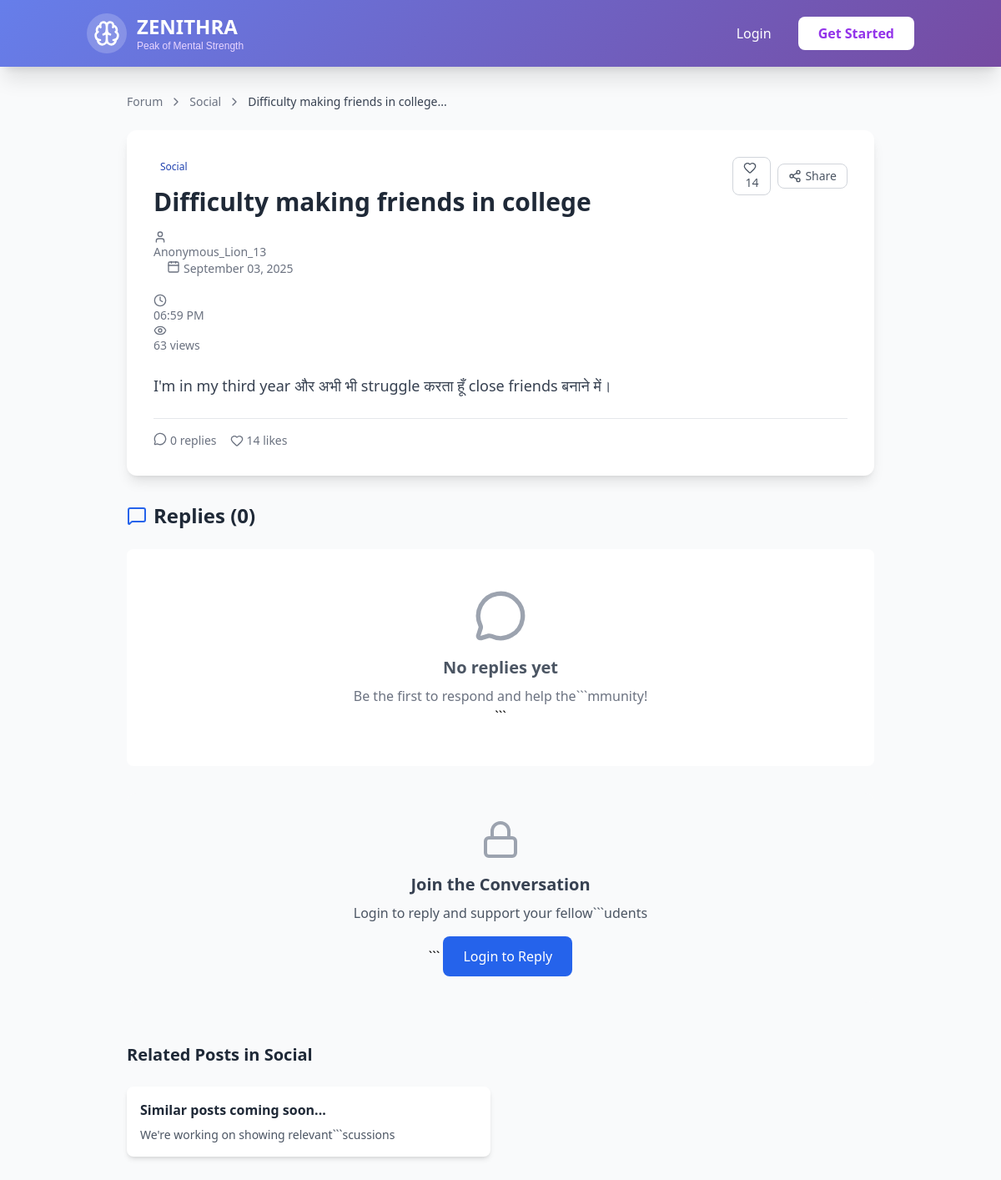
Page /forum/post/2 on the committed database.
### app.py (models this page shows)
class ForumPost(db.Model):
    id = db.Column(db.Integer, primary_key=True)
    student_id = db.Column(db.Integer, db.ForeignKey('student.id'), nullable=False)
    title = db.Column(db.String(200), nullable=False)
    content = db.Column(db.Text, nullable=False)
    category = db.Column(db.String(50), default='General')
    anonymous_id = db.Column(db.String(50), nullable=False)
    views = db.Column(db.Integer, default=0)
    likes = db.Column(db.Integer, default=0)
    is_pinned = db.Column(db.Boolean, default=False)
    is_resolved = db.Column(db.Boolean, default=False)
    created_at = db.Column(db.DateTime, default=datetime.utcnow)
    replies = db.relationship('ForumReply', backref='post', lazy=True)

### app.py (the view)
@app.route('/forum/post/<int:post_id>')
def forum_post_detail(post_id):
    post = ForumPost.query.get_or_404(post_id)
    post.views += 1
    db.session.commit()
    replies = ForumReply.query.filter_by(post_id=post_id).order_by(ForumReply.created_at.asc()).all()
    return render_template('forum_post_detail.html', post=post, replies=replies)

### templates/forum_post_detail.html (shortened to what this page needs)
{% extends "base.html" %}
{% block content %}
<div class="container mx-auto px-4 py-8">
    <div class="max-w-4xl mx-auto">
        <nav class="mb-6">
            <div class="flex items-center space-x-2 text-sm text-gray-500">
                <a href="/forum" class="```er:text-blue-600">Forum</a>
                <i data-lucide="chevron-right" class="w-4 h-4"></i>
                <span>{{ post.category }}</span>
                <i data-lucide="chevron-right" class="w-4 h-4"></i>
                <span class="text-gray-700">{{ post.title[:50] }}...</span>
            </div>
        </nav>
        <div class="bg-white rounded-xl shadow-lg p-8 mb-8">
            <div class="flex items-start justify-between mb-6">
                <div class="flex-1">
                    <div class="flex items-center mb-3">
                        <span class="bg```ue-100 text-blue-800 text-xs px-2 py-1 rounded-full">{{ post.category }}</span>
                    </div>
                    <h1 class="text-3xl font-bold text-gray-800 mb-4">{{ post.title }}</h1>
                    <div class="flex```ems-center text-sm text-gray-500 space-x-4">
                        <span class```lex items-center">
                            <i data-lucide="user" class="w-4 h-4 mr-1"></i>
                            {{ post.anonymous_id }}
                        </span>
                        <span class="flex items```nter">
                            <i data-lucide="calendar" class="w-4 h-4 mr-1"></i>
                            {{ post.created_at.strftime('%B %d, %Y') }}
                        </span>
                        <span class="```x items-center">
                            <i data-lucide="clock" class="w-4 h-4 mr-1"></i>
                            {{ post.created_at.strftime('%I:%M %p') }}
                        </span>
                        <span class="```x items-center">
                            <i data-lucide="eye" class="w-4 h-4 mr-1"></i>
                            {{ post.views }} views
                        </span>
                    </div>
                </div>
                <div class="flex items-center space-x-2">
                    <button class="flex```ems-center px-3 py-1 text-sm text-gray-600 hover:text-red-600 border border-gray-300 rounded-lg hover:border-red-300 transition duration-200">
                        <i data-lucide="heart" class="w-4 h-4 mr-1"></i>
                        {{ post.likes }}
                    </button>
                    <button class="flex items-center px-3 py-1 text-sm text-gray-600 hover:text-blue-600 border border-gray-300 rounded-lg hover:border-blue-300 transition duration-200">
                        <i data-lucide="share-2" class="w-4 h-4 mr-1"></i>
                        Share
                    </button>
                </div>
            </div>
            <div class="prose max-w-none mb-6">
                <div class="text-gray-700 text-lg leading-relaxed whitespace-pre-wrap">{{ post.content }}</div>
            </div>
            <div class="border-t pt-4 flex items-center justify-between">
                <div class="flex items```nter space-x-4 text-sm text-gray-500">
                    <span class="flex items```nter">
                        <i data-lucide="message-circle" class="w-4 h-4 mr-1"></i>
                        {{ replies|length }} replies
                    </span>
                    <span class="flex items-center">
                        <i data-lucide="heart" class="w-4 h-4 mr-1"></i>
                        {{ post.likes }} likes
                    </span>
                </div>
            </div>
        </div>
        <div class="mb-8">
            <div class="flex items-center justify-between mb-6">
                <h2 class="text-2xl font-bold text-gray-800 flex items-center">
                    <i data-lucide="message-square" class="w-6 h-6 mr-2 text-blue-600"></i>
                    Replies ({{ replies|length }})
                </h2>
            </div>
            {% if replies %}
                <div class="space-y-6">
                    {% for reply in replies %}
                        <div class="```white rounded-lg shadow-md p-6 border-l-4 border-gray-200 hover:border-blue-300 transition duration-200">
                            <div class="flex```ems-start justify-between mb-4">
                                <div class="```x items-center space-x-3">
                                    <div```ass="bg-blue-100 rounded-full p-2">
                                        ```data-lucide="user" class="w-4 h-4 text-blue-600"></i>
                                    ```iv>
                                    ```v>
                                        ```class="font-semibold text-gray-800">{{ reply.anonymous_id }}</p>
                                        <p class```ext-sm text-gray-500">{{ reply.created_at.strftime('%B %d, %Y at %I:%M %p') }}</p>
                                    </div```                                   ```if reply.is_helpful %}
                                        <span```ass="bg-green-100 text-green-800 text-xs px-2 py-1 rounded-full flex items-center">
                                            ```data-lucide="thumbs-up" class="w-3 h-3 mr-1"></i>
                                            ```pful
                                        </span>```                                  ```endif %}
                                </div```
                                <div```ass="flex items```nter space-x-2">
                                    ```tton class```ext-gray-500 hover:text-green-600 text-sm flex items-center">
                                        ```data-lucide="thumbs-up" class="w-4 h-4 mr-1"></i>
                                        {{ reply.likes }}
                                    ```utton>
                                </div>
                            </div>
                            <div class="text```ay-700 whitespace-pre-wrap">{{ reply.content }}</div>
                        </div>
                    {% endfor %}
                </div>
            {% else %}
                <div class="text-center py-12 bg-white rounded-lg">
                    <i data-lucide="message-circle" class="w-16 h-16 text-gray-400 mx-auto mb-4"></i>
                    <h3 class="text-xl font-semibold text-gray-600 mb-2">No replies yet</h3>
                    <p class="text-gray-500">Be the first to respond and help the```mmunity!</p>```              </div>
            {% endif %}
        </div>
        {% if session.student_id %}
            <div id="reply-section" class="bg-white rounded-xl shadow-lg p-8">
                <h3 class="text-xl font-bold text-gray-800 mb-4 flex items-center">
                    <i data-lucide="edit-3" class="w-5 h-5 mr-2 text-green-600"></i>
                    Add Your Reply
                    <span class="text``` font-normal text-gray-500 ml-2 hindi-text">(अपना उत्तर दें)</span>
                </h3>
                <form method="POST" action```forum/post/{{ post.id }}/reply">
                    <div class="mb-6">
                        <textarea name="content"```ws="6" required
                                  class="w-full px-4 py-3 border border-gray-300 rounded-lg focus:outline-none focus:ring-2 focus:ring-blue-500 focus:border-blue-500 resize-none"
                                  placeholder="Share```ur thoughts,```vice, or support```our reply will be```onymous..."></textarea>```                      <div class="text``` text-gray-500 mt-2">Your reply will appear as an anonymous user```iv>
                    </div>
                    <div class="flex items```nter justify-between">
                        <div class="flex items```nter space-x-4 text-sm text-gray-600">
                            <span class="```x items-center">
                                <i data-lucide="shield-check" class="w-4 h-4 mr-1 text-green-600"></i>
                                Anonymous```Safe
                            </span>
                            <span class```lex items-center">
                                <i data```cide="heart" class="w-4 h-4 mr-1 text-red-600"></i>
                                Support``` Community```                          </span>
                        </div>
                        <button type="submit"```ass="bg-blue-600 hover:bg-blue-700 text-white font-medium py-3 px-6 rounded-lg transition duration-200 flex items-center">
                            <i data-lucide="send" class="w-4 h-4 mr-2"></i>
                            Post Reply```                      </button>
                    </div>
                </form>
            </div>
        {% else %}
            <div class="bg-gray-50 rounded-xl p-8 text-center">
                <i data-lucide="lock" class="w-12 h-12 text-gray-400 mx-auto mb-4"></i>
                <h3 class="text-xl font-semibold text-gray-700 mb-2">Join the Conversation</h3>
                <p class="text-gray-600 mb-4">Login to reply and support your fellow```udents</p>```              <a href="/login" class="bg-blue-600 hover:bg-blue-700 text-white px-6 py-3 rounded-lg font-medium transition duration-200 inline-block">
                    Login to Reply
                </a>
            </div>
        {% endif %}
        <div class="mt-12">
            <h3 class="text-xl font-bold text-gray-800 mb-6">Related Posts in {{ post.category }}</h3>
            <div class="grid md:grid-cols-2 gap-6">
                <div class="bg-white rounded-lg shadow-md p-4">
                    <h4 class="font-semibold text-gray-800 mb-2">Similar posts coming soon...</h4>
                    <p class="text-gray-600 text-sm">We're working on showing relevant```scussions</p>
                </div>
            </div>
        </div>
    </div>
</div>
{% endblock %}

### rows in the picture
ForumPost: category "Social", title "Difficulty making friends in college", anonymous_id "Anonymous_Lion_13", created_at "September 03, 2025", created_at "06:59 PM", views "63", likes "14", content "I'm in my third year और अभी भी struggle करता हूँ close friends बनाने में।"

### other values in the picture
{{ replies|length }} "0"
